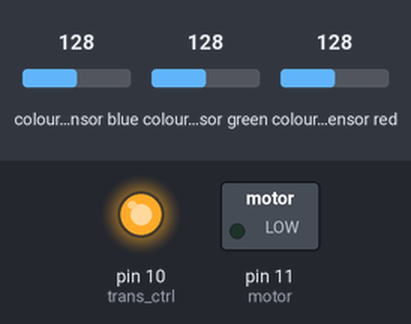
Recording of a sketch running on a simulated Arduino Uno, built with avr-gcc and run on an emulated ATmega328P. Parts: switched loads named in the sketch (green lamp = pin HIGH), output pins drawn as LEDs (lit = HIGH). Wiring (inferred from the names in the program): TCS3200 colour sensor: output pin 8; S2 pin 6; S3 pin 7; S0 pin 4; S1 pin 5. Inputs (shaded band) come from the test bench; at power-on: colour sensor green 128, colour sensor blue 128, colour sensor red 128. Pins used as bus, display or sensor lines are not drawn; what the sketch prints to the serial monitor is not drawn.

Above: at 0.6 s.
At 4.2 s:
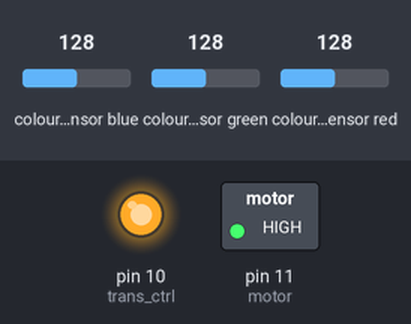
4.3 s: colour sensor green set to 227
At 6.4 s:
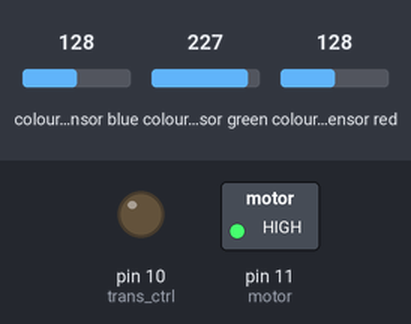
7.0 s: colour sensor green set to 235
Timing chart, 0 to 10.0 s (numbered marks = the images above; inputs shaded):
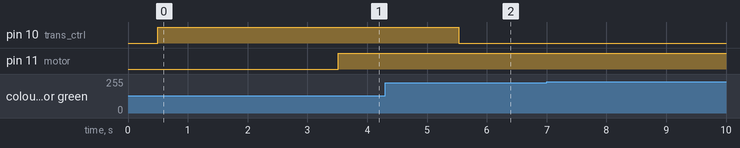

Measured:
- after the input at 7.0 s, every drawn part: stays the same

The sketch:

utcvtest.ino
```cpp
#define S0 4
#define S1 5
#define S2 6
#define S3 7
#define sensorOut 8

int redFrequency = 0;
int greenFrequency = 0;
int blueFrequency = 0;
int clearFrequency = 0;

float startTime;
float currentTime;
float timeDiff;
// int notDetecting = 1; // start by not detecting with color sensor

// Stores the red. green and blue colors
int redColor = 0;
int greenColor = 0;
int blueColor = 0;
int clearColor = 0;

const int stirrer_rot_speed = 255;

const int trans_ctrl = 10; // Connect pwm pin to pin 10
const int motor = 11;

void setup() {
  // Color Sensor Code
  // Setting the outputs
  pinMode(S0, OUTPUT);
  pinMode(S1, OUTPUT);
  pinMode(S2, OUTPUT);
  pinMode(S3, OUTPUT);

  // Setting the sensorOut as an input
  pinMode(sensorOut, INPUT);

  pinMode(motor, OUTPUT);
  analogWrite(motor, 0);

  pinMode(trans_ctrl, OUTPUT);

  // Setting frequency scaling to 20%
  digitalWrite(S0,HIGH);
  digitalWrite(S1,LOW);

  Serial.begin(9600);         // initialize serial
}

void loop() {
// Setting RED (R) filtered photodiodes to be read
    digitalWrite(S2,LOW);
    digitalWrite(S3,LOW);

    currentTime = millis();
    timeDiff = currentTime - startTime;

    // Reading the output frequency
    redFrequency = pulseIn(sensorOut, LOW);

    // Setting GREEN (G) filtered photodiodes to be read
    digitalWrite(S2,HIGH);
    digitalWrite(S3,HIGH);

    // Reading the output frequency
    greenFrequency = pulseIn(sensorOut, LOW);

    // Setting BLUE (B) filtered photodiodes to be read
    digitalWrite(S2,LOW);
    digitalWrite(S3,HIGH);

    // Reading the output frequency
    blueFrequency = pulseIn(sensorOut, LOW);

    // Setting Clear (C) filtered photodiodes to be read
    digitalWrite(S2,HIGH);
    digitalWrite(S3,LOW);

    // Reading the output frequency
    clearFrequency = pulseIn(sensorOut, LOW);
    delay(500); // adjust how frequently you want the colours to update; decided 0.5 s was optimal

    Serial.print("R: "); Serial.print(redFrequency, DEC); Serial.print(" ");
    Serial.print("G: "); Serial.print(greenFrequency, DEC); Serial.print(" ");
    Serial.print("B: "); Serial.print(blueFrequency, DEC); Serial.print(" ");
    Serial.print("C: "); Serial.print(clearFrequency, DEC); Serial.print(" ");
    Serial.println(" ");

  // if(notDetecting){
  //     // start detecting with color sensor after 10 seconds to account for stirring instability for the first few seconds
  //     if(timeDiff > 10000){
  //       notDetecting=0;
  //       }
  //   }else{

  analogWrite(trans_ctrl, 255);
  digitalWrite(LED_BUILTIN, HIGH);

  Serial.print("Time Diff:"); Serial.print(timeDiff, DEC);

  if (timeDiff >= 3000){ // after a 3 second time delay, turn the motor on
      analogWrite(motor, 255); // this allows for adequate time for the reactions team to finish putting the reactiion for the clock
    }

  if (timeDiff > 5000){ // after 5 seconds, turn off the stir and continuously check for the colour of the reaction
    analogWrite(trans_ctrl, 0);
    digitalWrite(LED_BUILTIN, LOW);
    while(true){
    if (greenFrequency <= 23){ // once the reaction becomes clear (denoted by the value for greenFrequency <= 23) turn the car motor off
      analogWrite(motor, 0);
      Serial.print("STOP");
      Serial.println(" ");
      Serial.print(timeDiff, DEC);
      while(true); // to prevent anything else happening to the car
    }
    }
  }
}
```
